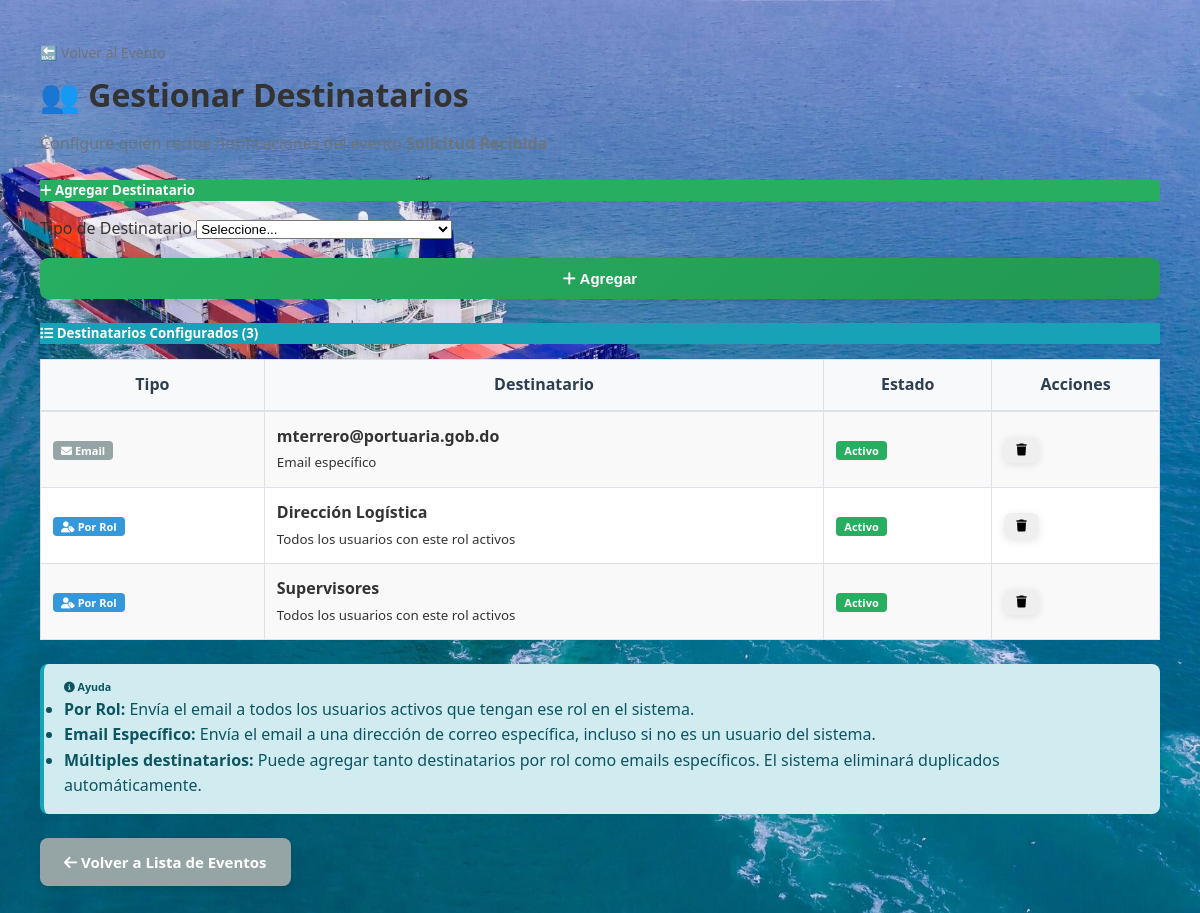
/notificaciones/eventos/1/destinatarios/ (signed in), run on the app's committed database.
### notificaciones/models.py (models this page shows, shortened)
class EventoSistema(models.Model):
    CODIGO_EVENTO_CHOICES = [
        ('solicitud_recibida', 'Solicitud Recibida'),
        ('solicitud_aprobada', 'Solicitud Aprobada'),
        ('solicitud_rechazada', 'Solicitud Rechazada'),
        ('solicitud_requerimientos', 'Solicitud con Requerimientos'),
        ('solicitud_vencida', 'Solicitud Vencida'),
        ('asignacion_evaluador', 'Asignación a Evaluador'),
        ('asignacion_supervisor', 'Asignación a Supervisor'),
        ('autorizacion_generada', 'Autorización Generada'),
        ('autorizacion_vencida', 'Autorización Vencida'),
        ('extension_solicitada', 'Extensión de Validez Solicitada'),
        ('extension_aprobada', 'Extensión de Validez Aprobada'),
        ('extension_rechazada', 'Extensión de Validez Rechazada'),
        ('incumplimiento_reportado', 'Incumplimiento Reportado'),
        ('subsanacion_solicitada', 'Subsanación Solicitada'),
        ('subsanacion_respondida', 'Subsanación Respondida'),
        ('solicitud_excepcional_aprobada', 'Solicitud Excepcional Aprobada'),
        ('licencia_por_vencer', 'Licencia por Vencer'),
        ('licencia_vencida', 'Licencia Vencida'),
        ('contrato_por_vencer', 'Contrato por Vencer'),
        ('contrato_vencido', 'Contrato Vencido'),
        ('personalizado', 'Evento Personalizado'),
    ]
    codigo = models.CharField(
        max_length=50,
        choices=CODIGO_EVENTO_CHOICES,
        unique=True,
        verbose_name='Código del Evento',
        help_text='Código único que identifica este evento'
    )
    nombre = models.CharField(
        max_length=100,
        verbose_name='Nombre del Evento',
        help_text='Nombre descriptivo del evento'
    )
    descripcion = models.TextField(
        blank=True,
        verbose_name='Descripción',
        help_text='Descripción detallada del evento'
    )
    asunto_email = models.CharField(
        max_length=200,
        verbose_name='Asunto del Email',
        help_text='Puede usar variables: {solicitud_codigo}, {empresa_nombre}, {usuario_nombre}'
    )
    template_html = models.CharField(
        max_length=200,
        blank=True,
        verbose_name='Template HTML',
        help_text='Nombre del archivo template (ej: emails/solicitud_recibida.html)'
    )
    mensaje_texto_plano = models.TextField(
        blank=True,
        verbose_name='Mensaje en Texto Plano',
        help_text='Versión en texto plano del mensaje. Puede usar variables.'
    )
    activo = models.BooleanField(
        default=True,
        verbose_name='Activo',
        help_text='Si está desactivado, no se enviarán notificaciones para este evento'
    )
    created_at = models.DateTimeField(auto_now_add=True, verbose_name='Creado el')
    updated_at = models.DateTimeField(auto_now=True, verbose_name='Actualizado el')
    class Meta:
        verbose_name = 'Evento del Sistema'
        verbose_name_plural = 'Eventos del Sistema'
        ordering = ['nombre']

class DestinatarioEvento(models.Model):
    ROL_CHOICES = [
        ('evaluador', 'Evaluadores'),
        ('supervisor', 'Supervisores'),
        ('direccion', 'Dirección Logística'),
        ('admin_tic', 'Administradores TIC'),
        ('oficial_acceso', 'Oficiales de Acceso'),
        ('empresa', 'Empresa (solicitante)'),
        ('evaluador_asignado', 'Evaluador Asignado (específico)'),
        ('supervisor_asignado', 'Supervisor Asignado (específico)'),
    ]
    evento = models.ForeignKey(
        EventoSistema,
        on_delete=models.CASCADE,
        related_name='destinatarios',
        verbose_name='Evento'
    )
    tipo_destinatario = models.CharField(
        max_length=20,
        choices=[('rol', 'Por Rol'), ('email', 'Email Específico')],
        default='rol',
        verbose_name='Tipo de Destinatario'
    )
    rol = models.CharField(
        max_length=30,
        choices=ROL_CHOICES,
        blank=True,
        null=True,
        verbose_name='Rol',
        help_text='Rol que recibirá la notificación'
    )
    email_especifico = models.EmailField(
        blank=True,
        null=True,
        verbose_name='Email Específico',
        help_text='Email individual que recibirá la notificación'
    )
    activo = models.BooleanField(
        default=True,
        verbose_name='Activo'
    )
    created_at = models.DateTimeField(auto_now_add=True, verbose_name='Creado el')
    class Meta:
        verbose_name = 'Destinatario de Evento'
        verbose_name_plural = 'Destinatarios de Eventos'
        ordering = ['evento', 'tipo_destinatario', 'rol']

### notificaciones/views.py (the view, shortened to what this page needs)
# urls.py: path('eventos/<int:evento_id>/destinatarios/', views.gestionar_destinatarios, name='gestionar_destinatarios'),
@can_evaluate_required
@require_http_methods(["GET", "POST"])
def gestionar_destinatarios(request, evento_id):
    evento = get_object_or_404(EventoSistema, pk=evento_id)
    destinatarios = evento.destinatarios.all().order_by('tipo_destinatario', 'rol')
    context = {
        'evento': evento,
        'destinatarios': destinatarios,
        'roles_choices': DestinatarioEvento.ROL_CHOICES,
    }
    return render(request, 'notificaciones/gestionar_destinatarios.html', context)

### templates/notificaciones/gestionar_destinatarios.html (shortened to what this page needs)
{% extends "base.html" %}
{% load static %}
{% block content %}
<div class="container">
    <div class="content-header mb-4">
        <div class="header-with-back">
            <a href="{% url 'notificaciones:editar_evento' evento.id %}" class="back-btn">
                🔙 Volver al Evento
            </a>
            <h1>👥 Gestionar Destinatarios</h1>
        </div>
        <p class="subtitle">Configure quién recibe notificaciones del evento <strong>{{ evento.nombre }}</strong></p>
    </div>
    <div class="card mb-4">
        <div class="card-header bg-success text-white">
            <h5><i class="fas fa-plus"></i> Agregar Destinatario</h5>
        </div>
        <div class="card-body">
            <form method="POST" id="formAgregar">
                <div class="row">
                    <div class="col-md-4 mb-3">
                        <label for="tipo_destinatario" class="form-label">Tipo de Destinatario</label>
                        <select class="form-select" id="tipo_destinatario" name="tipo_destinatario" required>
                            <option value="">Seleccione...</option>
                        </select>
                    </div>
                    <div class="col-md-2 mb-3 d-flex align-items-end">
                        <button type="submit" class="btn btn-success w-100">
                            <i class="fas fa-plus"></i> Agregar
                        </button>
                    </div>
                </div>
            </form>
        </div>
    </div>
    <div class="card">
        <div class="card-header bg-info text-white">
            <h5><i class="fas fa-list"></i> Destinatarios Configurados ({{ destinatarios.count }})</h5>
        </div>
        <div class="card-body p-0">
            {% if destinatarios %}
            <div class="table-responsive">
                <table class="table table-hover mb-0">
                    <thead class="table-light">
                        <tr>
                            <th style="width: 20%;">Tipo</th>
                            <th style="width: 50%;">Destinatario</th>
                            <th style="width: 15%;">Estado</th>
                            <th style="width: 15%;">Acciones</th>
                        </tr>
                    </thead>
                    <tbody>
                        {% for destinatario in destinatarios %}
                        <tr>
                            <td>
                                {% if destinatario.tipo_destinatario == 'rol' %}
                                    <span class="badge bg-primary">
                                        <i class="fas fa-user-tag"></i> Por Rol
                                    </span>
                                {% else %}
                                    <span class="badge bg-secondary">
                                        <i class="fas fa-envelope"></i> Email
                                    </span>
                                {% endif %}
                            </td>
                            <td>
                                {% if destinatario.tipo_destinatario == 'rol' %}
                                    <strong>{{ destinatario.get_rol_display }}</strong>
                                    <br><small class="text-muted">Todos los usuarios con este rol activos</small>
                                {% else %}
                                    <strong>{{ destinatario.email_especifico }}</strong>
                                    <br><small class="text-muted">Email específico</small>
                                {% endif %}
                            </td>
                            <td>
                                {% if destinatario.activo %}
                                    <span class="badge bg-success">Activo</span>
                                {% else %}
                                    <span class="badge bg-warning">Inactivo</span>
                                {% endif %}
                            </td>
                            <td>
                                <form method="POST" class="d-inline" onsubmit="return confirm('¿Está seguro de eliminar este destinatario?');">
                                    <button type="submit" class="btn btn-sm btn-outline-danger">
                                        <i class="fas fa-trash"></i>
                                    </button>
                                </form>
                            </td>
                        </tr>
                        {% endfor %}
                    </tbody>
                </table>
            </div>
            {% else %}
            <div class="p-4 text-center text-muted">
                <i class="fas fa-inbox fa-3x mb-3"></i>
                <p>No hay destinatarios configurados para este evento.</p>
                <p class="mb-0"><small>Use el formulario de arriba para agregar destinatarios.</small></p>
            </div>
            {% endif %}
        </div>
    </div>
    <div class="alert alert-info mt-4">
        <h6><i class="fas fa-info-circle"></i> Ayuda</h6>
        <ul class="mb-0">
            <li><strong>Por Rol:</strong> Envía el email a todos los usuarios activos que tengan ese rol en el sistema.</li>
            <li><strong>Email Específico:</strong> Envía el email a una dirección de correo específica, incluso si no es un usuario del sistema.</li>
            <li><strong>Múltiples destinatarios:</strong> Puede agregar tanto destinatarios por rol como emails específicos. El sistema eliminará duplicados automáticamente.</li>
        </ul>
    </div>
    <div class="mt-4">
        <a href="{% url 'notificaciones:gestionar_eventos' %}" class="btn btn-secondary">
            <i class="fas fa-arrow-left"></i> Volver a Lista de Eventos
        </a>
    </div>
</div>
{% endblock %}

### static/css/base.css (style rules this page uses)
* { margin: 0; padding: 0; box-sizing: border-box; }
body { font-family: 'Segoe UI', Tahoma, Geneva, Verdana, sans-serif; background: url('/media/Ship.jpeg') no-repeat center center fixed; background-size: cover; background-attachment: fixed; min-height: 100vh; line-height: 1.6; color: #333; position: relative; }
.container { max-width: 1600px; margin: 0 auto; padding: 20px; }
.btn { display: inline-block; padding: 12px 24px; border: none; border-radius: 8px; font-size: 15px; font-weight: 600; text-decoration: none; text-align: center; cursor: pointer; transition: all 0.3s ease; box-shadow: 0 2px 8px rgba(0,0,0,0.1); }
.btn-secondary { background: #95a5a6; color: white; }
.btn-success { background: linear-gradient(135deg, #27ae60, #229954); color: white; }
.btn-sm { padding: 6px 12px; font-size: 12px; }
.alert { padding: 15px 20px; border-radius: 8px; margin-bottom: 20px; border-left: 4px solid; }
.alert-info { background: #d1ecf1; color: #0c5460; border-left-color: #17a2b8; }
.table { width: 100%; margin-bottom: 1rem; background-color: white; border-collapse: collapse; border: 1px solid #dee2e6; }
.table th, .table td { padding: 12px; vertical-align: middle; border-top: 1px solid #dee2e6; border-right: 1px solid #dee2e6; }
.table th:last-child, .table td:last-child { border-right: 1px solid #dee2e6; }
.table thead th { vertical-align: bottom; border-bottom: 2px solid #dee2e6; background: #f8f9fa; font-weight: 600; color: #2c3e50; border-top: none; }
.table tbody tr:nth-of-type(odd) { background-color: #f9f9f9; }
.table tbody tr:nth-of-type(even) { background-color: white; }
.badge { display: inline-block; padding: 4px 8px; font-size: 11px; font-weight: 600; line-height: 1; text-align: center; white-space: nowrap; vertical-align: baseline; border-radius: 4px; }
.bg-primary { background-color: #3498db; color: white; }
.bg-secondary { background-color: #95a5a6; color: white; }
.bg-success { background-color: #27ae60; color: white; }
.bg-info { background-color: #17a2b8; color: white; }
.mb-3 { margin-bottom: 1rem; }
.mb-4 { margin-bottom: 1.5rem; }
.mt-4 { margin-top: 1.5rem; }
.w-100 { width: 100%; }
.card-header { display: flex; align-items: center; margin-bottom: 15px; }

### templates/notificaciones/gestionar_destinatarios.html (style rules this page uses)
.header-with-back { margin-bottom: 10px; }
.back-btn { display: inline-block; color: #6c757d; text-decoration: none; margin-bottom: 5px; font-size: 14px; }
.subtitle { color: #6c757d; margin-top: 5px; }

### data on the page
EventoSistema: nombre "Solicitud Recibida"
DestinatarioEvento: tipo_destinatario "email" (drawn), email_especifico "mterrero@portuaria.gob.do", activo "Activo"
DestinatarioEvento: tipo_destinatario "rol" (drawn), rol "Dirección Logística", activo "Activo"
DestinatarioEvento: tipo_destinatario "rol" (drawn), rol "Supervisores", activo "Activo"

### other printed values
{{ destinatarios.count }} "3"
